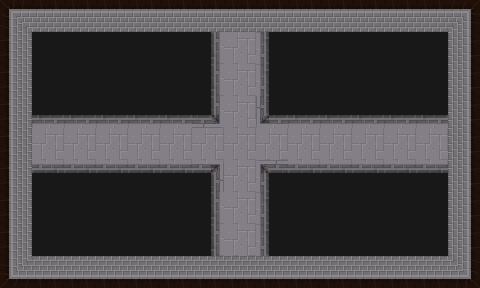

Below is a game level as drawn by its tile map, then a one-line description and the .tmx file that defines it, in full:
An orthogonal 15x9 tile map with 32x32 px tiles, 2 tile layers (ground, obstacles) and 16 objects.

<map version="1.5" tiledversion="1.5.0" orientation="orthogonal" renderorder="right-down" width="15" height="9" tilewidth="32" tileheight="32" infinite="0" nextlayerid="10" nextobjectid="70">
 <tileset firstgid="1" source="room2.tsx" />
 <layer id="1" name="ground" width="15" height="9">
  <data encoding="csv">
23,22,22,22,22,22,22,22,22,22,22,22,22,22,2684354583,
1610612758,19,19,19,19,19,19,19,19,19,19,19,19,19,2684354582,
1610612758,19,19,19,19,19,19,19,19,19,19,19,19,19,2684354582,
1610612758,19,19,19,19,19,19,19,19,19,19,19,19,19,2684354582,
1610612758,19,19,19,19,19,19,19,19,19,19,19,19,19,2684354582,
1610612758,19,19,19,19,19,19,19,19,19,19,19,19,19,2684354582,
1610612758,19,19,19,19,19,19,19,19,19,19,19,19,19,2684354582,
1610612758,19,19,19,19,19,19,19,19,19,19,19,19,19,2684354582,
1610612759,3221225494,3221225494,3221225494,3221225494,3221225494,3221225494,3221225494,3221225494,3221225494,3221225494,3221225494,3221225494,3221225494,3221225495
</data>
 </layer>
 <objectgroup id="5" name="doors-UP">
  <object id="36" x="224" y="0" width="32" height="32" />
 </objectgroup>
 <objectgroup id="6" name="doors-RIGHT">
  <object id="37" x="448" y="128" width="32" height="32" />
 </objectgroup>
 <objectgroup id="7" name="doors-LEFT">
  <object id="39" x="0" y="128" width="32" height="32" />
 </objectgroup>
 <objectgroup id="8" name="doors-DOWN">
  <object id="40" x="224" y="256" width="32" height="32" />
 </objectgroup>
 <layer id="3" name="obstacles" width="15" height="9">
  <data encoding="csv">
0,0,0,0,0,0,0,0,0,0,0,0,0,0,0,
0,24,24,24,24,24,2684354586,0,1610612762,24,24,24,24,24,0,
0,24,24,24,24,24,2684354586,0,1610612762,24,24,24,24,24,0,
0,3221225498,3221225498,3221225498,3221225498,3221225498,2684354585,0,3221225497,3221225498,3221225498,3221225498,3221225498,3221225498,0,
0,0,0,0,0,0,0,0,0,0,0,0,0,0,0,
0,26,26,26,26,26,25,0,1610612761,26,26,26,26,26,0,
0,24,24,24,24,24,2684354586,0,1610612762,24,24,24,24,24,0,
0,24,24,24,24,24,2684354586,0,1610612762,24,24,24,24,24,0,
0,0,0,0,0,0,0,0,0,0,0,0,0,0,0
</data>
 </layer>
 <objectgroup id="4" name="border">
  <object id="3" x="0" y="0" width="224" height="32" />
  <object id="4" x="448" y="0" width="32" height="128" />
  <object id="24" x="256" y="0" width="224" height="32" />
  <object id="25" x="448" y="160" width="32" height="128" />
  <object id="26" x="0" y="256" width="224" height="32" />
  <object id="27" x="256" y="256" width="224" height="32" />
  <object id="28" x="0" y="0" width="32" height="128" />
  <object id="29" x="0" y="160" width="32" height="128" />
  <object id="65" x="32.125" y="32.125" width="187.125" height="91.125" />
  <object id="66" x="260.25" y="32.375" width="187.75" height="90.375" />
  <object id="68" x="260.489" y="164.813" width="187.75" height="90.375" />
  <object id="69" x="31.7614" y="165.176" width="187.75" height="90.375" />
 </objectgroup>
 <objectgroup id="9" name="fire" />
</map>
